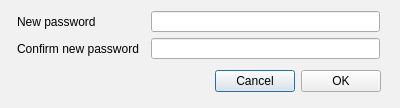
<?xml version="1.0" encoding="UTF-8"?>
<ui version="4.0">
 <class>ChangePassword</class>
 <widget class="QDialog" name="ChangePassword">
  <property name="geometry">
   <rect>
    <x>0</x>
    <y>0</y>
    <width>400</width>
    <height>108</height>
   </rect>
  </property>
  <property name="minimumSize">
   <size>
    <width>400</width>
    <height>100</height>
   </size>
  </property>
  <property name="maximumSize">
   <size>
    <width>400</width>
    <height>108</height>
   </size>
  </property>
  <property name="windowTitle">
   <string>Change password</string>
  </property>
  <property name="styleSheet">
   <string notr="true">#ChangePassword
{
	background-color: #f1f1f1;
}
</string>
  </property>
  <layout class="QVBoxLayout" name="verticalLayout">
   <property name="rightMargin">
    <number>10</number>
   </property>
   <item>
    <widget class="QWidget" name="wContainer" native="true">
     <layout class="QFormLayout" name="formLayout">
      <property name="horizontalSpacing">
       <number>12</number>
      </property>
      <property name="leftMargin">
       <number>6</number>
      </property>
      <property name="topMargin">
       <number>0</number>
      </property>
      <property name="rightMargin">
       <number>10</number>
      </property>
      <property name="bottomMargin">
       <number>0</number>
      </property>
      <item row="0" column="0">
       <widget class="QLabel" name="lDescNewPassword">
        <property name="minimumSize">
         <size>
          <width>0</width>
          <height>0</height>
         </size>
        </property>
        <property name="maximumSize">
         <size>
          <width>16777215</width>
          <height>16777215</height>
         </size>
        </property>
        <property name="text">
         <string>New password</string>
        </property>
        <property name="wordWrap">
         <bool>false</bool>
        </property>
       </widget>
      </item>
      <item row="0" column="1">
       <widget class="QLineEdit" name="lNewPassword">
        <property name="maximumSize">
         <size>
          <width>16777215</width>
          <height>16777215</height>
         </size>
        </property>
        <property name="echoMode">
         <enum>QLineEdit::Password</enum>
        </property>
        <property name="alignment">
         <set>Qt::AlignLeading|Qt::AlignLeft|Qt::AlignVCenter</set>
        </property>
       </widget>
      </item>
      <item row="1" column="0">
       <widget class="QLabel" name="lDescConfirmNewPassword">
        <property name="minimumSize">
         <size>
          <width>0</width>
          <height>0</height>
         </size>
        </property>
        <property name="maximumSize">
         <size>
          <width>16777215</width>
          <height>16777215</height>
         </size>
        </property>
        <property name="text">
         <string>Confirm new password</string>
        </property>
        <property name="wordWrap">
         <bool>false</bool>
        </property>
       </widget>
      </item>
      <item row="1" column="1">
       <widget class="QLineEdit" name="lConfirmNewPassword">
        <property name="maximumSize">
         <size>
          <width>16777215</width>
          <height>16777215</height>
         </size>
        </property>
        <property name="echoMode">
         <enum>QLineEdit::Password</enum>
        </property>
        <property name="alignment">
         <set>Qt::AlignLeading|Qt::AlignLeft|Qt::AlignVCenter</set>
        </property>
       </widget>
      </item>
     </layout>
    </widget>
   </item>
   <item>
    <widget class="QWidget" name="widget" native="true">
     <property name="minimumSize">
      <size>
       <width>0</width>
       <height>32</height>
      </size>
     </property>
     <property name="maximumSize">
      <size>
       <width>16777215</width>
       <height>32</height>
      </size>
     </property>
     <layout class="QHBoxLayout" name="horizontalLayout">
      <property name="leftMargin">
       <number>0</number>
      </property>
      <property name="topMargin">
       <number>0</number>
      </property>
      <property name="rightMargin">
       <number>9</number>
      </property>
      <property name="bottomMargin">
       <number>0</number>
      </property>
      <item>
       <spacer name="horizontalSpacer">
        <property name="orientation">
         <enum>Qt::Horizontal</enum>
        </property>
        <property name="sizeHint" stdset="0">
         <size>
          <width>293</width>
          <height>20</height>
         </size>
        </property>
       </spacer>
      </item>
      <item>
       <widget class="QPushButton" name="bCancel">
        <property name="minimumSize">
         <size>
          <width>0</width>
          <height>16</height>
         </size>
        </property>
        <property name="text">
         <string>Cancel</string>
        </property>
       </widget>
      </item>
      <item>
       <widget class="QPushButton" name="bOk">
        <property name="minimumSize">
         <size>
          <width>0</width>
          <height>16</height>
         </size>
        </property>
        <property name="text">
         <string>OK</string>
        </property>
       </widget>
      </item>
     </layout>
     <zorder>bCancel</zorder>
     <zorder>bOk</zorder>
    </widget>
   </item>
  </layout>
 </widget>
 <resources/>
 <connections>
  <connection>
   <sender>bCancel</sender>
   <signal>clicked()</signal>
   <receiver>ChangePassword</receiver>
   <slot>reject()</slot>
   <hints>
    <hint type="sourcelabel">
     <x>354</x>
     <y>119</y>
    </hint>
    <hint type="destinationlabel">
     <x>244</x>
     <y>73</y>
    </hint>
   </hints>
  </connection>
 </connections>
</ui>
